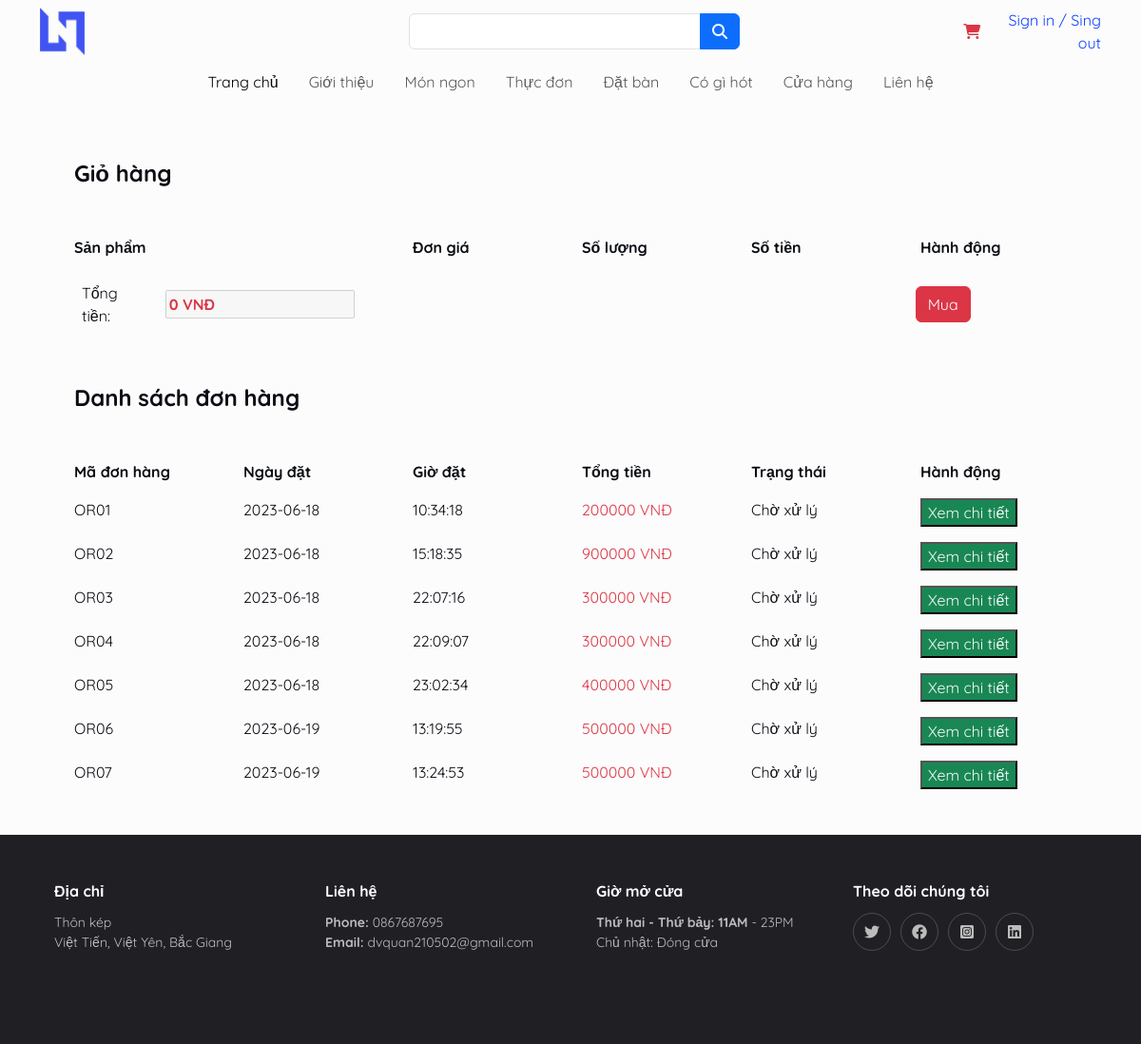
Page /Customer/cart-page.php (signed in) on the committed database.
### tables this page shows
CREATE TABLE `order_` (
  `order_id` char(10) NOT NULL,
  `customer_id` char(10) NOT NULL,
  `cart_id` char(10) NOT NULL,
  `order_date` date DEFAULT NULL,
  `order_time` time DEFAULT NULL,
  `total` decimal(10,0) DEFAULT NULL,
  `order_status` int DEFAULT NULL,
  PRIMARY KEY (`order_id`),
  KEY `customer_id` (`customer_id`),
  KEY `cart_id` (`cart_id`),
  CONSTRAINT `order__ibfk_1` FOREIGN KEY (`customer_id`) REFERENCES `customers` (`customer_id`) ON DELETE CASCADE ON UPDATE CASCADE,
  CONSTRAINT `order__ibfk_2` FOREIGN KEY (`cart_id`) REFERENCES `carts` (`cart_id`) ON DELETE CASCADE ON UPDATE CASCADE
);

### Customer/cart-page.php (the view, shortened to what this page needs)
<!doctype html>
<html lang="en">
<head>
    <title><?php
    include("../model/config.php");
	include("main.php");
  ?></title>
    <link href="css/all.min.css" rel="stylesheet">
    <link href="css/bootstrap.min.css" rel="stylesheet">
    <link href="vendor/glightbox/css/glightbox.min.css" rel="stylesheet">
    <link href="vendor/swiper/swiper-bundle.min.css" rel="stylesheet">
    <link href="vendor/aos/aos.css" rel="stylesheet">
    <link href="css/main.css" rel="stylesheet">
</head>
<body>
    <header class="pt-2">
        <div class="container-fluid">
            <div class="container-xl">
                <div
                    class="row header d-flex flex-wrap align-items-center justify-content-center justify-content-lg-start">
                    <div class="col-4 header__logo"><img src="img/LOGO.png"></div>
                    <div class="col-4 header__search align-middle">
                        <form role="search" class="input-group px-2 pe-lg-0" name="frmSearch" id="frmSearch">
                            <input class="form-control " type="search" name="txtKeyword" id="txtKeyword">
                            <button class="btn btn-primary" type="button"><i
                                    class="fa-solid fa-magnifying-glass"></i></button>
                        </form>
                    </div>
                    <div class="col-4 position-relative text-end">
                        <div class="row">
                            <div class="col-lg-4"></div>
                            <div class="col-lg-4 text-end d-flex flex-wrap align-items-center  justify-content-lg-end">
                                <a href="cart-page.php" class=""><i
                                        class="fa-solid fa-cart-shopping text-danger fs-0"></i></a>
                            </div>
                            <div class="col-lg-4">
                                <div class="dropdown">
                                    <?php
									if(isset($_SESSION['username']) && isset($_SESSION['password']) && isset($_SESSION['permission'])){
										if(checkSignIn($_SESSION['username'],$_SESSION['password'],$_SESSION['permission'])){
												?>
                                                <a href="#" class="d-block link-dark text-decoration-none dropdown-toggle"
                                                    data-bs-toggle="dropdown" aria-expanded="false">
                                                    <img src="https://github.com/mdo.png" alt="mdo" width="32" height="32"
                                                        class="rounded-circle">
                                                </a>
                                                <ul class="dropdown-menu">
                                                    <li><a class="dropdown-item" href="#">Settings</a></li>
                                                    <li><a class="dropdown-item" href="#">Profile</a></li>
                                                    <li>
                                                        <hr class="dropdown-divider">
                                                    </li>
                                                    <li><a class="dropdown-item" href="signout.php">Sign out</a></li>
                                                </ul>
                                                <?php
											}
											else{
												?>
                                            <a href="login-page.php">Sign in / Sing out</a>
                                            <?php
                                                }
											}
										    else{
											?>
                                            <a href="login-page.php">Sign in / Sing out</a>
                                            <?php
											}
										?>
                                </div>
                            </div>
                        </div>
                    </div>
                </div>
            </div>
        </div>
    </header>
    <nav class="navbar navbar-expand-lg navbar-light text-light" aria-label="">
        <div class="container-xl">
            <div class="collapse navbar-collapse" id="mobile">
                <ul class="navbar-nav ms-auto me-auto mb-2 mb-lg-0">
                    <li class="nav-item px-2">
                        <a class="nav-link active" href="index.php">Trang chủ
                        </a>
                    </li>
                    <li class="nav-item px-2">
                        <a class="nav-link" href="index.php#about">Giới thiệu
                        </a>
                    </li>
                    <li class="nav-item px-2">
                        <a class="nav-link" href="index.php##carouselExampleCaptions">Món ngon
                        </a>
                    </li>
                    <li class="nav-item px-2">
                        <a class="nav-link" href="index.php#menu">Thực đơn
                        </a>
                    </li>
                    <li class="nav-item px-2">
                        <a class="nav-link " href="index.php#book-a-table">Đặt bàn
                        </a>
                    </li>
                    <li class="nav-item px-2">
                        <a class="nav-link" href="#">Có gì hót
                    </li>
                    <li class="nav-item px-2">
                        <a class="nav-link" href="index.php#footer">Cửa hàng
                        </a>
                    </li>
                    <li class="nav-item px-2">
                        <a class="nav-link" href="index.php#contact">Liên hệ
                        </a>
                    </li>
                </ul>
            </div>
        </div>
    </nav>
    <section id="menu" class="menu mt-5">
        <div class="container-md pe-5 ps-5 fw-bold">
            <div class="row">
                <div class="col-lg-3 fw-bold fs-4">Giỏ hàng</div>
            </div>
            <div class="row pt-5">
                <div class="col-4">
                    <p>Sản phẩm</p>
                </div>
                <div class="col-lg-2">
                    <p>Đơn giá</p>
                </div>
                <div class="col-lg-2">
                    <p>Số lượng</p>
                </div>
                <div class="col-lg-2">
                    <p>Số tiền</p>
                </div>
                <div class="col-lg-2">
                    <p>Hành động</p>
                </div>
            </div>
        </div>
        <div class="container-md pe-5 ps-5 pb-5">
            <form action="buy-foods.php" method="post">
            </form>
        </div>
        <div class="container-md pe-5 ps-5 pb-5">
            <form action="order-detail.php" method="post">
                <div class="row fs-4">
                    <div class="col-lg-3 fw-bold">Danh sách đơn hàng</div>
                </div>
                <div class="row pt-5 fw-bold">
                    <div class="col-lg-2">Mã đơn hàng</div>
                    <div class="col-lg-2">Ngày đặt</div>
                    <div class="col-lg-2">Giờ đặt</div>
                    <div class="col-lg-2">Tổng tiền</div>
                    <div class="col-lg-2">Trạng thái</div>
                    <div class="col-lg-2">Hành động</div>
                </div>
                <?php
                    $exc = mysqli_query($conn,"SELECT order_id,order_date,order_time,total,order_status FROM order_;");
                    $status = "";
                    while($r = mysqli_fetch_assoc($exc)){
                        if($r['order_status']==0){
                            $status = "Chờ xử lý";
                        }
                        ?>
                            <div class="row pt-3">
                                <div class="col-lg-2"><?=$r['order_id']?></div>
                                <div class="col-lg-2"><?=$r['order_date']?></div>
                                <div class="col-lg-2"><?=$r['order_time']?></div>
                                <div class="col-lg-2 text-danger"><?=$r['total']?> VNĐ</div>
                                <div class="col-lg-2"><?=$status?></div>
                                <div class="col-lg-2">
                                    <button type="submit" class="bg-success text-light">Xem chi tiết</button>
                                </div>
                            </div>
                        <?php
                    }
                ?>
            </form>
        </div>
    </section>
    <footer id="footer" class="footer">
        <div class="container">
            <div class="row gy-3">
                <div class="col-lg-3 col-md-6 d-flex">
                    <div>
                        <h4>Địa chỉ</h4>
                        <p>
                            Thôn kép <br>
                            Việt Tiến, Việt Yên, Bắc Giang<br>
                        </p>
                    </div>
                </div>
                <div class="col-lg-3 col-md-6 footer-links d-flex">
                    <div>
                        <h4>Liên hệ</h4>
                        <p>
                            <strong>Phone:</strong> 0867687695<br>
                            <strong>Email:</strong> dvquan210502@gmail.com<br>
                        </p>
                    </div>
                </div>
                <div class="col-lg-3 col-md-6 footer-links d-flex">
                    <div>
                        <h4>Giờ mở cửa</h4>
                        <p>
                            <strong>Thứ hai - Thứ bảy: 11AM</strong> - 23PM<br>
                            Chủ nhật: Đóng cửa
                        </p>
                    </div>
                </div>
                <div class="col-lg-3 col-md-6 footer-links">
                    <h4>Theo dõi chúng tôi</h4>
                    <div class="social-links d-flex">
                        <a href="#" class="twitter"><i class="fa-brands fa-twitter"></i></a>
                        <a href="#" class="facebook"><i class="fa-brands fa-facebook"></i></a>
                        <a href="#" class="instagram"><i class="fa-brands fa-square-instagram"></i></a>
                        <a href="#" class="linkedin"><i class="fa-brands fa-linkedin"></i></a>
                    </div>
                </div>
            </div>
        </div>
</body>
</html>

### Customer/css/main.css (style rules this page uses)
:root { --font-default: "Open Sans", system-ui, -apple-system, "Segoe UI", Roboto, "Helvetica Neue", Arial, "Noto Sans", "Liberation Sans", sans-serif, "Apple Color Emoji", "Segoe UI Emoji", "Segoe UI Symbol", "Noto Color Emoji"; --font-primary: "Inter", sans-serif; --font-secondary: "Poppins", sans-serif; }
:root { --color-default: #0a0d13; --color-primary: #0d42ff; --color-secondary: #0e1d34; }
:root { scroll-behavior: smooth; }
.header .header__logo img { height: 50px; }
.footer { font-size: 14px; background-color: #1f1f24; padding: 50px 0; color: rgba(255, 255, 255, 0.7); }
.footer h4 { font-size: 16px; font-weight: bold; position: relative; padding-bottom: 5px; color: #fff; }
.footer .footer-links { margin-bottom: 30px; }
.footer .social-links a { display: flex; align-items: center; justify-content: center; width: 40px; height: 40px; border-radius: 50%; border: 1px solid rgba(255, 255, 255, 0.2); font-size: 16px; color: rgba(255, 255, 255, 0.7); margin-right: 10px; transition: 0.3s; }

### rows in the picture
order_: order_id "OR01", order_date "2023-06-18", order_time "10:34:18", total "200000", order_status "Chờ xử lý"
order_: order_id "OR02", order_date "2023-06-18", order_time "15:18:35", total "900000", order_status "Chờ xử lý"
order_: order_id "OR03", order_date "2023-06-18", order_time "22:07:16", total "300000", order_status "Chờ xử lý"
order_: order_id "OR04", order_date "2023-06-18", order_time "22:09:07", total "300000", order_status "Chờ xử lý"
order_: order_id "OR05", order_date "2023-06-18", order_time "23:02:34", total "400000", order_status "Chờ xử lý"
order_: order_id "OR06", order_date "2023-06-19", order_time "13:19:55", total "500000", order_status "Chờ xử lý"
order_: order_id "OR07", order_date "2023-06-19", order_time "13:24:53", total "500000", order_status "Chờ xử lý"
